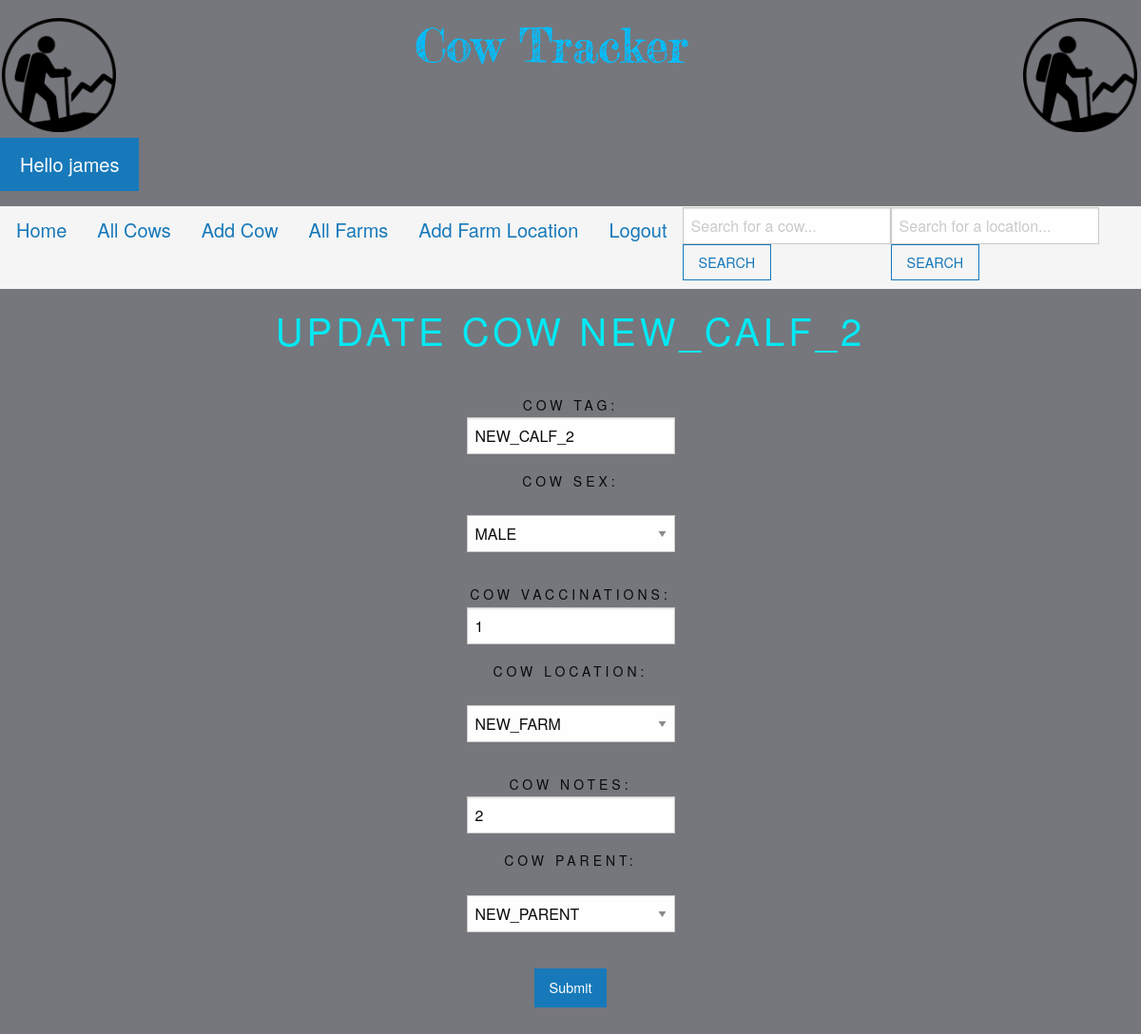
Before: /update_cow/13 (signed in) with the older database file.
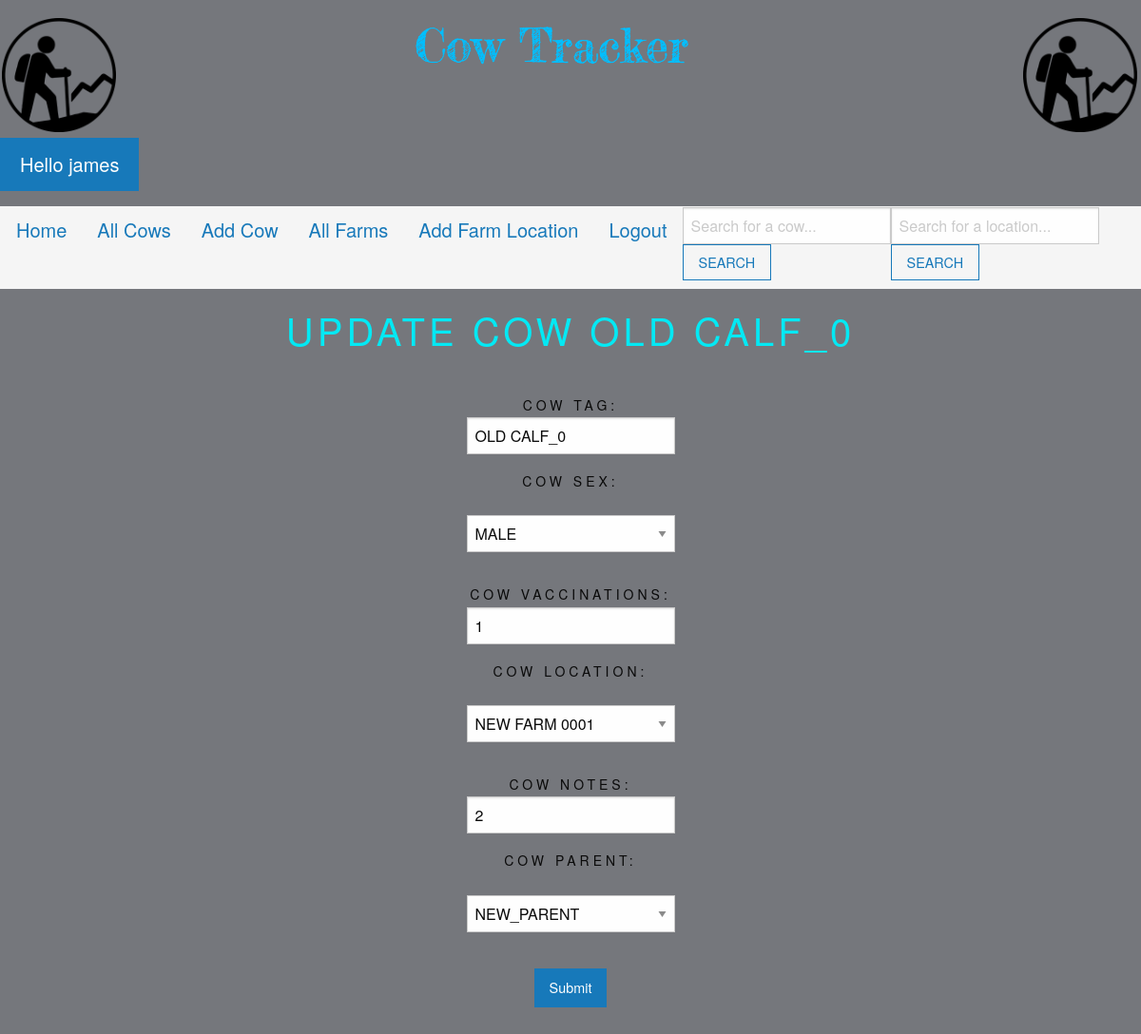
After: the same page with the newer database file.
### myapp/models.py (models this page shows)
class Cow(models.Model):
 cow_tag = models.CharField(max_length = 30)
 cow_sex = models.CharField(max_length=6, choices=(('male','MALE'), ('female', "FEMALE")), default='female')
 cow_vaccinations = models.CharField(max_length = 30, blank=True)
 cow_location = models.ForeignKey(FarmLocations, blank=True, null=True, on_delete=models.CASCADE)
 cow_notes = models.CharField(max_length = 200, blank=True)
 cow_PARENT = models.ForeignKey('self', on_delete=models.CASCADE, related_name='children')
 def __str__(self):
     return self.cow_tag

### myapp/views.py (the view)
# urls.py: path('update_cow/<cow_id>', views.update_cow, name = "update-cow"),
def update_cow(request, cow_id):
  cow = Cow.objects.get(pk=cow_id)
  form = CowForm(request.POST or None, instance=cow )
  if form.is_valid():
    form.save()
    return redirect('/cows/all-cows')
  return render(request, 'update_cow.html',{'cow':cow, 'form':form})

### myapp/forms.py
class CowForm(ModelForm):
 class Meta:
  model = Cow
  fields = ('cow_tag', 'cow_sex', 'cow_vaccinations', 'cow_location', 'cow_notes', 'cow_PARENT')

### myapp/models.py (called while the page is built)
 def __str__(self):
    return self.location_name

### myapp/templates/update_cow.html (shortened to what this page needs)
{% extends "base.html" %}
{% load static %}
{% block body %}
<center>
{% if user.is_staff %}
    <div class="footer-box">
        <form>
          <a>
            Update cow {{ cow }}
          </a>
        </form>
      </div>
      <div class ="footer-box">
        <form action ="" method=POST>
            <a>
            {{ form.as_p }}
            <input type = "submit" value="Submit" class = "button">
            </a>
        </form>
    </div>
{% endif %}
</center>
{% endblock %}

Changed rows visible on the page:
changed Cow "MALE": cow_tag "NEW_CALF_2" → "OLD CALF_0"; cow_location "NEW_FARM" → "NEW FARM 0001"
